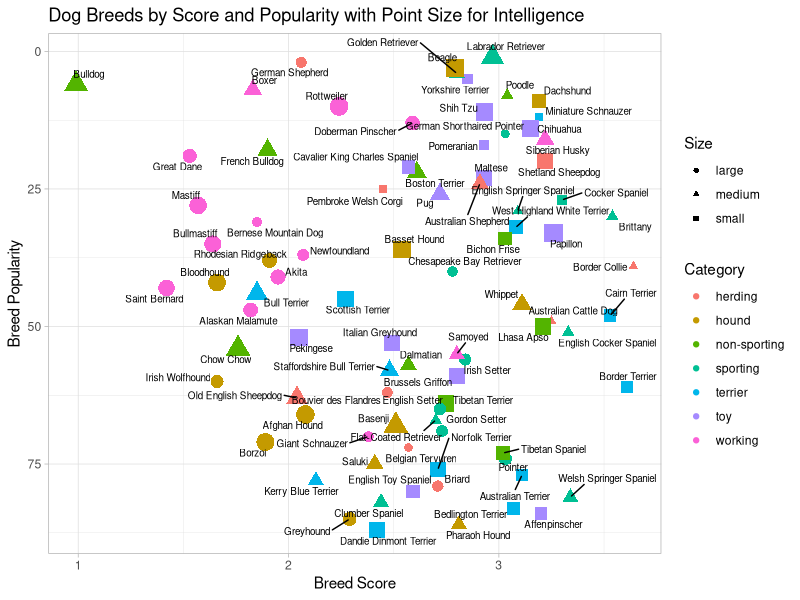

Here is the R script that generated this plot:
## ---- chunk 1
library(ggplot2)
library(readxl)
library(ggrepel)
## ---- chunk 2
best <- read_xlsx("KIB - Best in Show (public).xlsx", sheet = "Best in show", skip = 7)
bestFull <- read_xlsx("KIB - Best in Show (public).xlsx", sheet = "Best in show full sheet", skip = 3)

bestFull <- bestFull[c(1,3,5,7,11,32)]

names(bestFull) <- c("Breed","Category","Score","Popularity","Intelligence","Size")

bestFull <- na.omit(bestFull)
## ---- chunk 3
ggplot(bestFull, aes(x=Score, y=Popularity, size=Intelligence, color=Category, shape=Size)) + geom_point() + guides(size=FALSE) + scale_color_manual(breaks = c("Herding","Hound","Non-sporting","Sporting","Terrier","Toy","Working"), values=c("Orange","Blue","Green","Red","Yellow","Purple","Grey"), aesthetics="Color") + scale_y_reverse() + geom_text_repel(aes(label=Breed), color="black", size = 2.5) + labs(title="Dog Breeds by Score and Popularity with Point Size for Intelligence", x="Breed Score", y="Breed Popularity") + theme_light()
